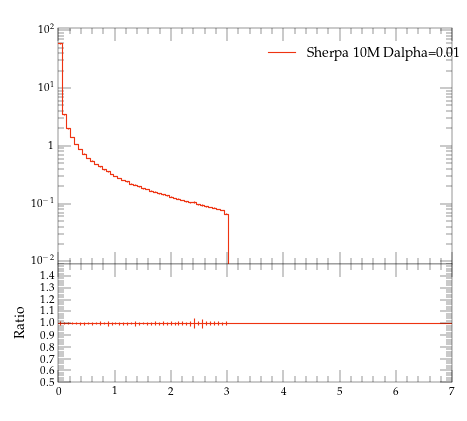

Generate this figure with Python:
#! /usr/bin/env python

# This Python script was auto-generated using YODA v2.0.0.
# Analysis object: /evtb/cutEg_jg_e
# Timestamp: 13-04-2024 (01:44:13)

import matplotlib as mpl
import matplotlib.pyplot as plt
mpl.use('Agg') # comment out for interactive use
import os
import numpy as np

plotDir = os.path.split(os.path.realpath(__file__))[0]
if 'YODA_USER_PLOT_PATH' in globals():
    plot_outdir = globals()['YODA_USER_PLOT_PATH']
else:
    plot_outdir = plotDir

#plot style
plt.style.use(os.path.join(plotDir, '../default.mplstyle'))
# plot metadata
figW, figH = plt.rcParams['figure.figsize']
ax_xLabel = r''
ax_yLabel = r''
ax_title  = r''
ax_xScale = 'linear'
ax_yScale = 'log'
xLims = (0.0, 7.0)
yLims = (0.009000000000000001, 110.00000000000001)

# TeX-friendly labels for the legend
labels = [ r"Sherpa 10M Dalpha=0.01" ]

# Create figure and axis objects
fig, (ax, ratio0_ax) = plt.subplots(2, 1, sharex=True,
                  figsize=(figW,figH), gridspec_kw={'height_ratios': (2, 1)})
ratio0_ax.yaxis.set_major_locator(mpl.ticker.MultipleLocator(0.1))
ratio0_ax.set_ylim(0.5, 1.4999)
ratio0_ax.set_ylabel('Ratio')

# LineColor map: curve index -> color
linecolors = {0: '#EE3311'}
# the numerical data is stored in a separate file
dataf = dict()
prefix = os.path.split(__file__)[0]
if prefix:    prefix = prefix + '/'
exec(open(prefix+'cutEg_jg_e__data.py').read(), dataf)


legend_handles = [] # keep track of handles for the legend

# style options for curves
# starts at zorder>=5 to draw curve on top of legend
styles = {
  'curve0': {
    'color' : linecolors[0],
    'linestyle' : '-',
    'marker' : 'o',
    'zorder' : 5,
    'histstyle' : True,
  },
}
# curve from input yoda files in main panel
for label in dataf['yvals'].keys():
    if all(np.isnan(v) for v in dataf['yvals'][label]):
        continue
    tmp = None
    if styles[label]['histstyle']: # draw as histogram
        tmp, = ax.plot(dataf['xedges'], dataf['yedges'][label],
                       color=styles[label]['color'],
                       linestyle=styles[label]['linestyle'],
                       drawstyle='steps-pre', solid_joinstyle='miter',
                       zorder=styles[label]['zorder'], label=label)
        ax.errorbar(dataf['xpoints'], dataf['yvals'][label], color=styles[label]['color'],
                    xerr=dataf['xerrs'], yerr=[dataf['ydowns'][label], dataf['yups'][label]],
                    linestyle='none', zorder=styles[label]['zorder'])
    else: # draw as scatter
        tmp = ax.errorbar(dataf['xpoints'], dataf['yvals'][label],
                          xerr=dataf['xerrs'],
                          yerr=[ dataf['ydowns'][label],
                          dataf['yups'][label] ],
                          fmt=styles[label]['marker'],
                          ecolor=styles[label]['color'],
                          color=styles[label]['color'], zorder=2)
        tmp[-1][0].set_linestyle(styles[label]['linestyle'])
    legend_handles += [tmp]
    for varLabel in dataf['variation_yvals'].keys():
        if varLabel.startswith(label):
            tmp, = ax.plot(dataf['xedges'], dataf['variation_yvals'][varLabel],
                           color=styles[label]['color'],
                           linestyle=styles[label]['linestyle'],
                           drawstyle='steps-pre', solid_joinstyle='miter',
                           zorder=styles[label]['zorder'], alpha=0.5)


# plots on ratio panel
# curve from input yoda files in ratio panel
for label, yvals in dataf['ratio0_yvals'].items():
    if all(np.isnan(v) for v in yvals):
        continue
    if styles[label]['histstyle']: # plot as histogram
        ratio0_ax.plot(dataf['xedges'], yvals,
                       color=styles[label]['color'],
                       linestyle=styles[label]['linestyle'],
                       drawstyle='steps-pre', zorder=1,
                       solid_joinstyle='miter')
        ratio0_ax.vlines(dataf['xpoints'],
                         dataf['ratio0_ymin'][label],
                         dataf['ratio0_ymax'][label],
                         color=styles[label]['color'], zorder=1)
    else: # plot as scatter
        tmp = ratio0_ax.errorbar(dataf['xpoints'],
                                 yvals, xerr=dataf['xerrs'],
                                 yerr=dataf['ratio0_yerrs'][label],
                                 fmt=styles[label]['marker'],
                                 ecolor=styles[label]['color'],
                                 color=styles[label]['color'])
        tmp[-1][0].set_linestyle(styles[label]['linestyle'])

    for varlabel in dataf['ratio0_variation_vals'].keys():
        if varlabel.startswith(label):
            ratio0_ax.plot(dataf['xedges'],
                            dataf['ratio0_variation_vals'][varlabel],
                            color=styles[label]['color'],
                            linestyle=styles[label]['linestyle'],
                            drawstyle='steps-pre', solid_joinstyle='miter',
                            zorder=1, alpha=0.5)

legend_pos = (0.5, 0.97)
ax.legend(legend_handles, labels, loc='upper left', bbox_to_anchor=legend_pos)

# set plot metadata as defined above
ratio0_ax.set_xlabel(ax_xLabel)
ratio0_ax.xaxis.set_label_coords(1., -.15)
ax.set_ylabel(ax_yLabel, loc='top')
ax.set_title(ax_title, loc='left')
ax.set_xscale(ax_xScale)
ax.set_yscale(ax_yScale)
ax.set_xlim(xLims)
ax.set_ylim(yLims)

# tick formatting
plt.rcParams['xtick.top'] = True
plt.rcParams['ytick.right'] = True
ax.yaxis.set_major_locator(mpl.ticker.LogLocator(base=10.0, numticks=np.inf))
ax.yaxis.set_minor_locator(mpl.ticker.LogLocator(
                           base=10.0, subs=np.arange(0.1, 1, 0.1), numticks=np.inf))
fig.align_ylabels((ax, ratio0_ax))
plt.savefig(os.path.join(plot_outdir, 'cutEg_jg_e.pdf'), format='PDF')
plt.savefig(os.path.join(plot_outdir, 'cutEg_jg_e.png'), format='PNG')

plt.close(fig)
